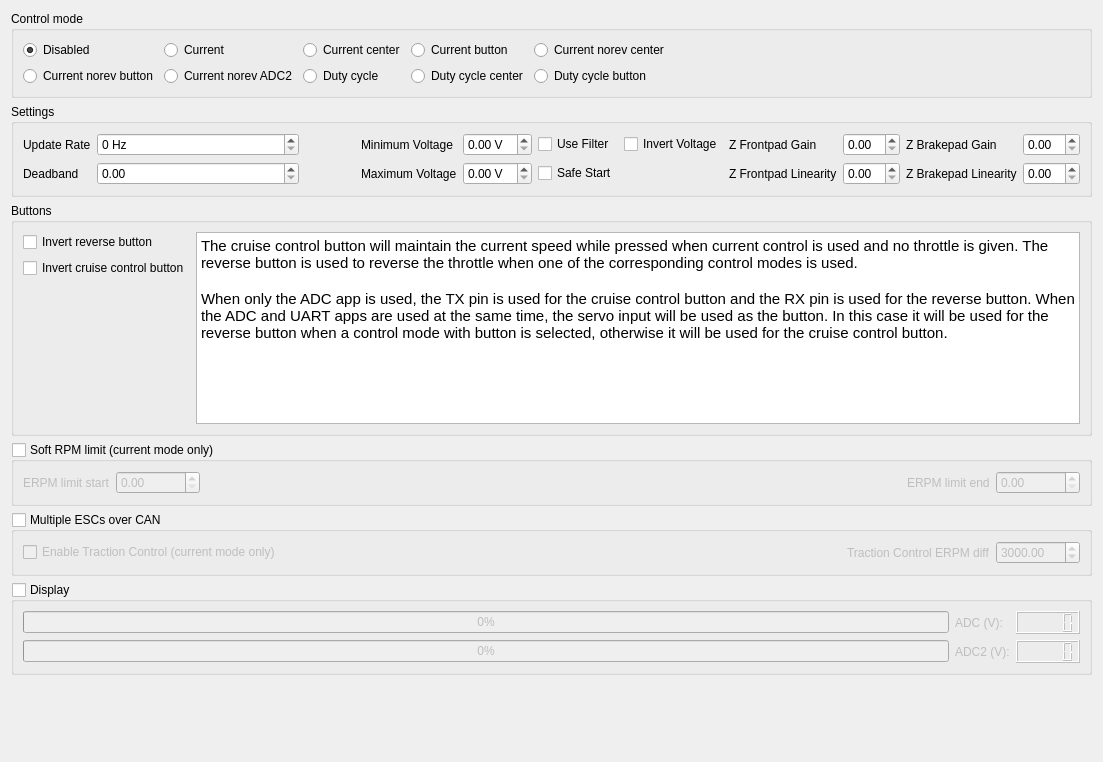
            <widget class="QWidget" name="tab_22">
             <attribute name="title">
              <string>ADC</string>
             </attribute>
             <layout class="QVBoxLayout" name="verticalLayout_16">
              <item>
               <widget class="QGroupBox" name="groupBox_31">
                <property name="title">
                 <string>Control mode</string>
                </property>
                <layout class="QHBoxLayout" name="horizontalLayout_40">
                 <item>
                  <layout class="QGridLayout" name="gridLayout_30">
                   <item row="0" column="3">
                    <widget class="QRadioButton" name="appconfAdcCurrentButtonButton">
                     <property name="text">
                      <string>Current button</string>
                     </property>
                    </widget>
                   </item>
                   <item row="0" column="0">
                    <widget class="QRadioButton" name="appconfAdcDisabledButton">
                     <property name="text">
                      <string>Disabled</string>
                     </property>
                     <property name="checked">
                      <bool>true</bool>
                     </property>
                    </widget>
                   </item>
                   <item row="0" column="4">
                    <widget class="QRadioButton" name="appconfAdcCurrentNorevCenterButton">
                     <property name="text">
                      <string>Current norev center</string>
                     </property>
                    </widget>
                   </item>
                   <item row="1" column="0">
                    <widget class="QRadioButton" name="appconfAdcCurrentNorevButtonButton">
                     <property name="text">
                      <string>Current norev button</string>
                     </property>
                    </widget>
                   </item>
                   <item row="0" column="1">
                    <widget class="QRadioButton" name="appconfAdcCurrentButton">
                     <property name="text">
                      <string>Current</string>
                     </property>
                     <property name="checked">
                      <bool>false</bool>
                     </property>
                    </widget>
                   </item>
                   <item row="0" column="2">
                    <widget class="QRadioButton" name="appconfAdcCurrentCenterButton">
                     <property name="text">
                      <string>Current center</string>
                     </property>
                    </widget>
                   </item>
                   <item row="1" column="4">
                    <widget class="QRadioButton" name="appconfAdcDutyCycleButtonButton">
                     <property name="text">
                      <string>Duty cycle button</string>
                     </property>
                    </widget>
                   </item>
                   <item row="1" column="3">
                    <widget class="QRadioButton" name="appconfAdcDutyCycleCenterButton">
                     <property name="text">
                      <string>Duty cycle center</string>
                     </property>
                    </widget>
                   </item>
                   <item row="1" column="2">
                    <widget class="QRadioButton" name="appconfAdcDutyCycleButton">
                     <property name="text">
                      <string>Duty cycle</string>
                     </property>
                    </widget>
                   </item>
                   <item row="1" column="1">
                    <widget class="QRadioButton" name="appconfAdcCurrentNorevAdcButton">
                     <property name="text">
                      <string>Current norev ADC2</string>
                     </property>
                    </widget>
                   </item>
                  </layout>
                 </item>
                 <item>
                  <spacer name="horizontalSpacer_16">
                   <property name="orientation">
                    <enum>Qt::Horizontal</enum>
                   </property>
                   <property name="sizeHint" stdset="0">
                    <size>
                     <width>411</width>
                     <height>20</height>
                    </size>
                   </property>
                  </spacer>
                 </item>
                </layout>
               </widget>
              </item>
              <item>
               <widget class="QGroupBox" name="groupBox_33">
                <property name="title">
                 <string>Settings</string>
                </property>
                <layout class="QGridLayout" name="gridLayout_33">
                 <item row="0" column="1">
                  <widget class="QSpinBox" name="appconfAdcUpdateRateBox">
                   <property name="suffix">
                    <string> Hz</string>
                   </property>
                   <property name="maximum">
                    <number>10000</number>
                   </property>
                   <property name="singleStep">
                    <number>10</number>
                   </property>
                  </widget>
                 </item>
                 <item row="1" column="1">
                  <widget class="QDoubleSpinBox" name="appconfAdcHystBox">
                   <property name="maximum">
                    <double>1.000000000000000</double>
                   </property>
                   <property name="singleStep">
                    <double>0.050000000000000</double>
                   </property>
                  </widget>
                 </item>
                 <item row="0" column="0">
                  <widget class="QLabel" name="label_78">
                   <property name="text">
                    <string>Update Rate</string>
                   </property>
                  </widget>
                 </item>
                 <item row="0" column="5">
                  <widget class="QCheckBox" name="appconfAdcFilterBox">
                   <property name="toolTip">
                    <string>&lt;html&gt;&lt;head/&gt;&lt;body&gt;&lt;p&gt;Use a median filter to reject niose. This will introduce one sample delay.&lt;/p&gt;&lt;/body&gt;&lt;/html&gt;</string>
                   </property>
                   <property name="text">
                    <string>Use Filter</string>
                   </property>
                  </widget>
                 </item>
                 <item row="1" column="0">
                  <widget class="QLabel" name="label_76">
                   <property name="text">
                    <string>Deadband</string>
                   </property>
                  </widget>
                 </item>
                 <item row="1" column="5">
                  <widget class="QCheckBox" name="appconfAdcSafeStartBox">
                   <property name="toolTip">
                    <string>&lt;html&gt;&lt;head/&gt;&lt;body&gt;&lt;p&gt;Don't give throttle unless the received output has been 0 for at leas 50 pulses. The counter is reset on boot, every time a new configuration is loaded and when a timeout occurs.&lt;/p&gt;&lt;/body&gt;&lt;/html&gt;</string>
                   </property>
                   <property name="text">
                    <string>Safe Start</string>
                   </property>
                  </widget>
                 </item>
                 <item row="0" column="2">
                  <widget class="QWidget" name="widget" native="true">
                   <property name="minimumSize">
                    <size>
                     <width>50</width>
                     <height>0</height>
                    </size>
                   </property>
                  </widget>
                 </item>
                 <item row="0" column="1">
                  <spacer name="horizontalSpacer_18">
                   <property name="orientation">
                    <enum>Qt::Horizontal</enum>
                   </property>
                   <property name="sizeHint" stdset="0">
                    <size>
                     <width>40</width>
                     <height>20</height>
                    </size>
                   </property>
                  </spacer>
                 </item>
                 <item row="0" column="4">
                  <widget class="QDoubleSpinBox" name="appconfAdcVoltageStartBox">
                   <property name="suffix">
                    <string> V</string>
                   </property>
                   <property name="maximum">
                    <double>10.000000000000000</double>
                   </property>
                   <property name="singleStep">
                    <double>0.010000000000000</double>
                   </property>
                  </widget>
                 </item>
                 <item row="0" column="3">
                  <widget class="QLabel" name="label_77">
                   <property name="text">
                    <string>Minimum Voltage</string>
                   </property>
                  </widget>
                 </item>
                 <item row="1" column="3">
                  <widget class="QLabel" name="label_75">
                   <property name="text">
                    <string>Maximum Voltage</string>
                   </property>
                  </widget>
                 </item>
                 <item row="1" column="4">
                  <widget class="QDoubleSpinBox" name="appconfAdcVoltageEndBox">
                   <property name="suffix">
                    <string> V</string>
                   </property>
                   <property name="maximum">
                    <double>20.000000000000000</double>
                   </property>
                   <property name="singleStep">
                    <double>0.010000000000000</double>
                   </property>
                  </widget>
                 </item>
                 <item row="0" column="6">
                  <widget class="QCheckBox" name="appconfAdcInvertVoltageBox">
                   <property name="text">
                    <string>Invert Voltage</string>
                   </property>
                  </widget>
                 </item>

                 <item row="0" column="7">
                  <widget class="QLabel" name="appconfZFrontpadGain">
                   <property name="text">
                    <string>Z Frontpad Gain</string>
                   </property>
                  </widget>
                 </item>

                 <item row="0" column="8">
                  <widget class="QDoubleSpinBox" name="appconfZFrontpadGainBox">
                   <property name="singleStep">
                    <double>0.010000000000000</double>
                   </property>
                  </widget>
                 </item>

                 <item row="1" column="7">
                  <widget class="QLabel" name="appconfZFrontpadLinearity">
                   <property name="text">
                    <string>Z Frontpad Linearity</string>
                   </property>
                  </widget>
                 </item>

                  <item row="1" column="8">
                  <widget class="QDoubleSpinBox" name="appconfZFrontpadLinearityBox">
                   <property name="singleStep">
                    <double>0.010000000000000</double>
                   </property>
                  </widget>
                 </item>
                 
                 <item row="0" column="9">
                  <widget class="QLabel" name="appconfZBrakepadGain">
                   <property name="text">
                    <string>Z Brakepad Gain</string>
                   </property>
                  </widget>
                 </item>

                 <item row="0" column="10">
                  <widget class="QDoubleSpinBox" name="appconfZBrakepadGainBox">
                   <property name="singleStep">
                    <double>0.010000000000000</double>
                   </property>
                  </widget>
                 </item>

                 <item row="1" column="9">
                  <widget class="QLabel" name="appconfZBrakepadLinearity">
                   <property name="text">
                    <string>Z Brakepad Linearity</string>
                   </property>
                  </widget>
                 </item>

                 <item row="1" column="10">
                  <widget class="QDoubleSpinBox" name="appconfZBrakepadLinearityBox">
                   <property name="singleStep">
                    <double>0.010000000000000</double>
                   </property>
                  </widget>
                 </item>
                 
                </layout>
               </widget>
              </item>
              <item>
               <widget class="QGroupBox" name="groupBox_36">
                <property name="title">
                 <string>Buttons</string>
                </property>
                <layout class="QGridLayout" name="gridLayout_35">
                 <item row="2" column="0">
                  <widget class="QCheckBox" name="appconfAdcInvertRevButtonBox">
                   <property name="text">
                    <string>Invert reverse button</string>
                   </property>
                  </widget>
                 </item>
                 <item row="3" column="0">
                  <widget class="QCheckBox" name="appconfAdcInvertCcButtonBox">
                   <property name="text">
                    <string>Invert cruise control button</string>
                   </property>
                  </widget>
                 </item>
                 <item row="4" column="0">
                  <spacer name="verticalSpacer_12">
                   <property name="orientation">
                    <enum>Qt::Vertical</enum>
                   </property>
                   <property name="sizeHint" stdset="0">
                    <size>
                     <width>20</width>
                     <height>40</height>
                    </size>
                   </property>
                  </spacer>
                 </item>
                 <item row="2" column="1" rowspan="3">
                  <widget class="QTextBrowser" name="textBrowser_2">
                   <property name="html">
                    <string>&lt;!DOCTYPE HTML PUBLIC &quot;-//W3C//DTD HTML 4.0//EN&quot; &quot;http://www.w3.org/TR/REC-html40/strict.dtd&quot;&gt;
&lt;html&gt;&lt;head&gt;&lt;meta name=&quot;qrichtext&quot; content=&quot;1&quot; /&gt;&lt;style type=&quot;text/css&quot;&gt;
p, li { white-space: pre-wrap; }
&lt;/style&gt;&lt;/head&gt;&lt;body style=&quot; font-family:'Ubuntu'; font-size:12pt; font-weight:400; font-style:normal;&quot;&gt;
&lt;p style=&quot; margin-top:0px; margin-bottom:0px; margin-left:0px; margin-right:0px; -qt-block-indent:0; text-indent:0px;&quot;&gt;&lt;span style=&quot; font-size:11pt;&quot;&gt;The cruise control button will maintain the current speed while pressed when current control is used and no throttle is given. The reverse button is used to reverse the throttle when one of the corresponding control modes is used.&lt;/span&gt;&lt;/p&gt;
&lt;p style=&quot;-qt-paragraph-type:empty; margin-top:0px; margin-bottom:0px; margin-left:0px; margin-right:0px; -qt-block-indent:0; text-indent:0px; font-size:11pt;&quot;&gt;&lt;br /&gt;&lt;/p&gt;
&lt;p style=&quot; margin-top:0px; margin-bottom:0px; margin-left:0px; margin-right:0px; -qt-block-indent:0; text-indent:0px;&quot;&gt;&lt;span style=&quot; font-size:11pt;&quot;&gt;When only the ADC app is used, the TX pin is used for the cruise control button and the RX pin is used for the reverse button. When the ADC and UART apps are used at the same time, the servo input will be used as the button. In this case it will be used for the reverse button when a control mode with button is selected, otherwise it will be used for the cruise control button.&lt;/span&gt;&lt;/p&gt;&lt;/body&gt;&lt;/html&gt;</string>
                   </property>
                  </widget>
                 </item>
                </layout>
               </widget>
              </item>
              <item>
               <widget class="QGroupBox" name="appconfAdcRpmLimBox">
                <property name="title">
                 <string>Soft RPM limit (current mode only)</string>
                </property>
                <property name="checkable">
                 <bool>true</bool>
                </property>
                <property name="checked">
                 <bool>false</bool>
                </property>
                <layout class="QGridLayout" name="gridLayout_32">
                 <item row="0" column="1">
                  <widget class="QDoubleSpinBox" name="appconfAdcRpmLimStartBox">
                   <property name="maximum">
                    <double>200000.000000000000000</double>
                   </property>
                   <property name="singleStep">
                    <double>100.000000000000000</double>
                   </property>
                  </widget>
                 </item>
                 <item row="0" column="0">
                  <widget class="QLabel" name="label_73">
                   <property name="text">
                    <string>ERPM limit start</string>
                   </property>
                  </widget>
                 </item>
                 <item row="0" column="4">
                  <widget class="QDoubleSpinBox" name="appconfAdcRpmLimEndBox">
                   <property name="maximum">
                    <double>200000.000000000000000</double>
                   </property>
                   <property name="singleStep">
                    <double>100.000000000000000</double>
                   </property>
                  </widget>
                 </item>
                 <item row="0" column="3">
                  <widget class="QLabel" name="label_74">
                   <property name="text">
                    <string>ERPM limit end</string>
                   </property>
                  </widget>
                 </item>
                 <item row="0" column="2">
                  <spacer name="horizontalSpacer_28">
                   <property name="orientation">
                    <enum>Qt::Horizontal</enum>
                   </property>
                   <property name="sizeHint" stdset="0">
                    <size>
                     <width>40</width>
                     <height>20</height>
                    </size>
                   </property>
                  </spacer>
                 </item>
                </layout>
               </widget>
              </item>
              <item>
               <widget class="QGroupBox" name="appconfAdcMultiGroup">
                <property name="title">
                 <string>Multiple ESCs over CAN</string>
                </property>
                <property name="checkable">
                 <bool>true</bool>
                </property>
                <property name="checked">
                 <bool>false</bool>
                </property>
                <layout class="QHBoxLayout" name="horizontalLayout_41">
                 <item>
                  <widget class="QCheckBox" name="appconfAdcTcBox">
                   <property name="text">
                    <string>Enable Traction Control (current mode only)</string>
                   </property>
                   <property name="checked">
                    <bool>false</bool>
                   </property>
                  </widget>
                 </item>
                 <item>
                  <spacer name="horizontalSpacer_17">
                   <property name="orientation">
                    <enum>Qt::Horizontal</enum>
                   </property>
                   <property name="sizeHint" stdset="0">
                    <size>
                     <width>40</width>
                     <height>20</height>
                    </size>
                   </property>
                  </spacer>
                 </item>
                 <item>
                  <widget class="QLabel" name="label_72">
                   <property name="text">
                    <string>Traction Control ERPM diff</string>
                   </property>
                  </widget>
                 </item>
                 <item>
                  <widget class="QDoubleSpinBox" name="appconfAdcTcErpmBox">
                   <property name="maximum">
                    <double>100000.000000000000000</double>
                   </property>
                   <property name="value">
                    <double>3000.000000000000000</double>
                   </property>
                  </widget>
                 </item>
                </layout>
               </widget>
              </item>
              <item>
               <widget class="QGroupBox" name="appconfAdcUpdateBox">
                <property name="title">
                 <string>Display</string>
                </property>
                <property name="checkable">
                 <bool>true</bool>
                </property>
                <property name="checked">
                 <bool>false</bool>
                </property>
                <layout class="QGridLayout" name="gridLayout_31">
                 <item row="0" column="0">
                  <widget class="QProgressBar" name="appconfAdcDecodedBar">
                   <property name="minimum">
                    <number>0</number>
                   </property>
                   <property name="maximum">
                    <number>1000</number>
                   </property>
                   <property name="value">
                    <number>0</number>
                   </property>
                   <property name="format">
                    <string>%p%</string>
                   </property>
                  </widget>
                 </item>
                 <item row="0" column="2">
                  <widget class="QLCDNumber" name="appconfAdcVoltageNumber">
                   <property name="value" stdset="0">
                    <double>0.000000000000000</double>
                   </property>
                  </widget>
                 </item>
                 <item row="0" column="1">
                  <widget class="QLabel" name="label_79">
                   <property name="text">
                    <string>ADC (V):</string>
                   </property>
                  </widget>
                 </item>
                 <item row="1" column="0">
                  <widget class="QProgressBar" name="appconfAdcDecodedBar2">
                   <property name="maximum">
                    <number>1000</number>
                   </property>
                   <property name="value">
                    <number>0</number>
                   </property>
                  </widget>
                 </item>
                 <item row="1" column="1">
                  <widget class="QLabel" name="lblVoltage2">
                   <property name="text">
                    <string>ADC2 (V):</string>
                   </property>
                  </widget>
                 </item>
                 <item row="1" column="2">
                  <widget class="QLCDNumber" name="appconfAdcVoltageNumber2"/>
                 </item>
                </layout>
               </widget>
              </item>
              <item>
               <spacer name="verticalSpacer_14">
                <property name="orientation">
                 <enum>Qt::Vertical</enum>
                </property>
                <property name="sizeHint" stdset="0">
                 <size>
                  <width>20</width>
                  <height>76</height>
                 </size>
                </property>
               </spacer>
              </item>
             </layout>
            </widget>
